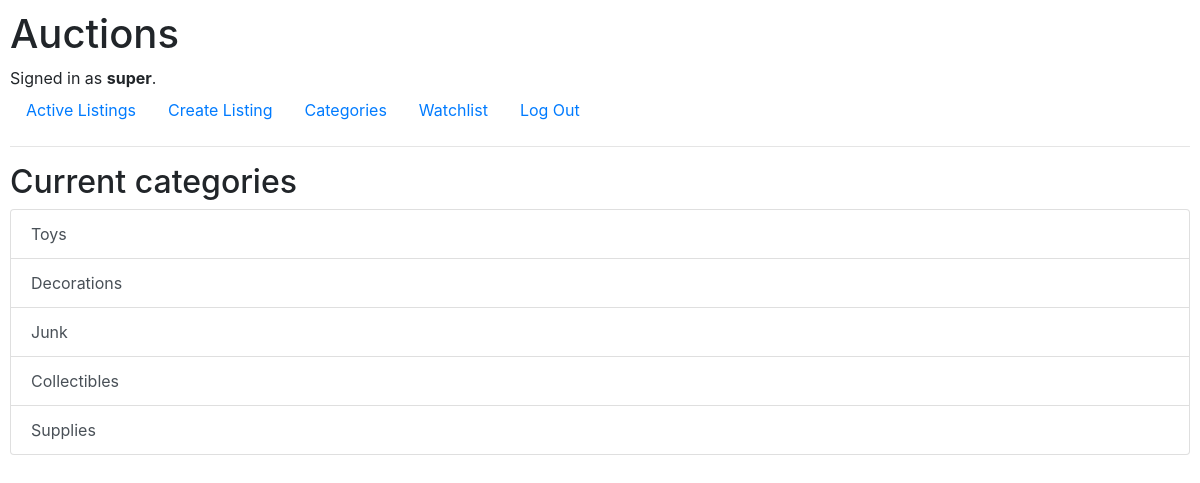
The page /categories (signed in) on the database its author committed.
### auctions/models.py (models this page shows, shortened)
class User(AbstractUser):
    pass

class Category(models.Model):
    name = models.CharField(max_length=64, default=True)
    def  __str__(self):
        return self.name

### auctions/views.py (the view)
# urls.py: path("categories", views.categories, name="categories"),
def categories(request):
    return render(request, "auctions/categories.html", {
        'categories': Category.objects.all()})

### auctions/templates/auctions/categories.html
{% extends "auctions/layout.html" %}
{% block body %}
<h2>Current categories</h2>
    <div class="list-group">
        {% for category in categories %}
            <a href="{% url 'category' category %}" class="list-group-item list-group-item-action">{{ category }}</a>
        {% endfor %}
    </div>
{% endblock %}

### auctions/templates/auctions/layout.html (shortened to what this page needs)
{% load static %}
<!DOCTYPE html>
<html lang="en">
    <head>
        <link rel="stylesheet" href="https://stackpath.bootstrapcdn.com/bootstrap/4.4.1/css/bootstrap.min.css">
        <link href="{% static 'auctions/styles.css' %}" rel="stylesheet">
    </head>
    <body>
        <h1>Auctions</h1>
        <div>
            {% if user.is_authenticated %}
                Signed in as <strong>{{ user.username }}</strong>.
            {% else %}
                Not signed in.
            {% endif %}
        </div>
        <ul class="nav">
            <li class="nav-item">
                <a class="nav-link" href="{% url 'index' %}">Active Listings</a>
            </li>
            {% if user.is_authenticated %}
                <li class="nav-item">
                    <a class="nav-link" href="{% url 'create' %}">Create Listing</a>
                </li>
                <li class"nav-item">
                    <a class="nav-link" href="{% url 'categories' %}">Categories</a>
                </li>
                <li class="nav-item">
                    <a class="nav-link" href="{% url 'watchlist' %}">Watchlist</a>
                </li>
                <li class="nav-item">
                    <a class="nav-link" href="{% url 'logout' %}">Log Out</a>
                </li>
            {% endif %}
        </ul>
        <hr>
        {% block body %}
        {% endblock %}
    </body>
</html>

### auctions/static/auctions/styles.css (style rules this page uses)
body { padding: 10px; }

### rows shown on the page
User: username "super"
Category: name "Toys"
Category: name "Decorations"
Category: name "Junk"
Category: name "Collectibles"
Category: name "Supplies"
